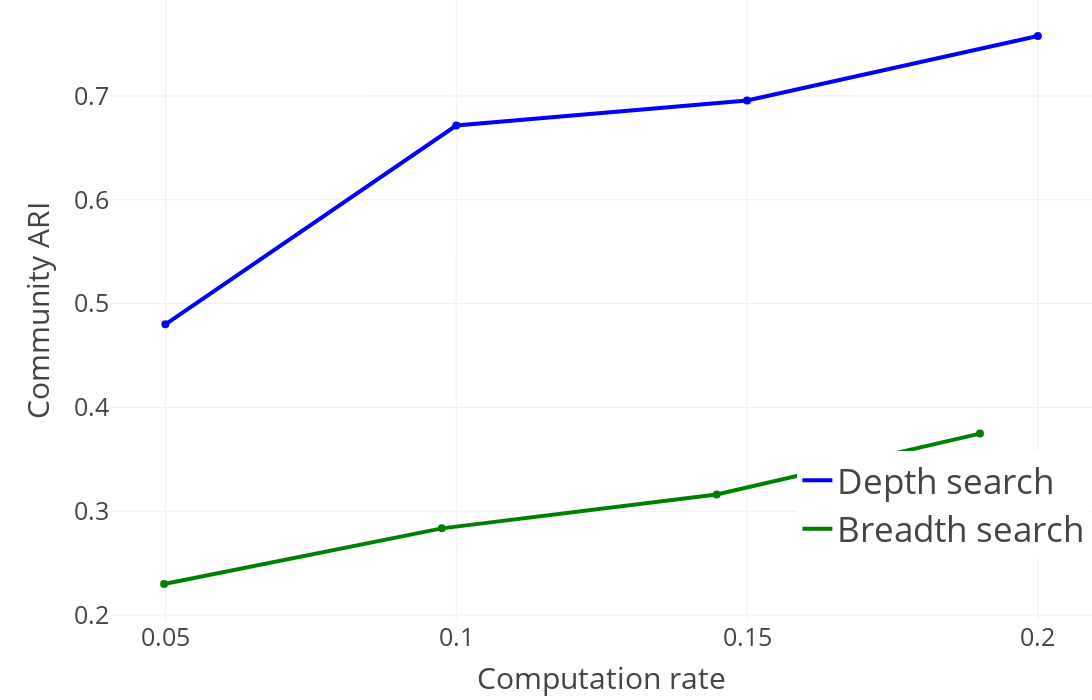

The notebook cell this image was saved under:
### Markdown cell above
### Community ARI for different computation rates using depth search and breadth search (N and SNV frequency filter)

### Code cell
sub_fig = get_computation_rate_plot("adjusted_rand_index", depth_vs_breadth_search_evaluation, "Community ARI", legend=dict(
            x=0.7,
            y=0.1,
            xanchor="left",
            yanchor="bottom",
            font=dict(size=35),
        ))
sub_fig.show()

### Figure 1 — Plotly figure (JSON) as saved in the notebook; plotly's stock layout.template omitted (floating-point values rounded to 4 significant figures)
{"data": [{"line": {"color": "blue", "dash": "solid", "width": 4}, "mode": "lines", "name": "Depth search", "type": "scatter", "x": [0.05, 0.1, 0.15, 0.2], "y": [0.4801, 0.6715, 0.6956, 0.7577]}, {"marker": {"color": "blue", "size": 8, "symbol": "circle"}, "mode": "markers", "showlegend": false, "text": "", "type": "scatter", "x": [0.05], "y": [0.4801]}, {"marker": {"color": "blue", "size": 8, "symbol": "circle"}, "mode": "markers", "showlegend": false, "text": "", "type": "scatter", "x": [0.1], "y": [0.6715]}, {"marker": {"color": "blue", "size": 8, "symbol": "circle"}, "mode": "markers", "showlegend": false, "text": "", "type": "scatter", "x": [0.15], "y": [0.6956]}, {"marker": {"color": "blue", "size": 8, "symbol": "circle"}, "mode": "markers", "showlegend": false, "text": "", "type": "scatter", "x": [0.2], "y": [0.7577]}, {"line": {"color": "green", "dash": "solid", "width": 4}, "mode": "lines", "name": "Breadth search", "type": "scatter", "x": [0.04977, 0.09752, 0.1448, 0.19], "y": [0.2299, 0.2835, 0.316, 0.3748]}, {"marker": {"color": "green", "size": 8, "symbol": "circle"}, "mode": "markers", "showlegend": false, "text": "", "type": "scatter", "x": [0.04977], "y": [0.2299]}, {"marker": {"color": "green", "size": 8, "symbol": "circle"}, "mode": "markers", "showlegend": false, "text": "", "type": "scatter", "x": [0.09752], "y": [0.2835]}, {"marker": {"color": "green", "size": 8, "symbol": "circle"}, "mode": "markers", "showlegend": false, "text": "", "type": "scatter", "x": [0.1448], "y": [0.316]}, {"marker": {"color": "green", "size": 8, "symbol": "circle"}, "mode": "markers", "showlegend": false, "text": "", "type": "scatter", "x": [0.19], "y": [0.3748]}], "layout": {"font": {"size": 25}, "height": 700, "legend": {"font": {"size": 35}, "x": 0.7, "xanchor": "left", "y": 0.1, "yanchor": "bottom"}, "margin": {"b": 80, "l": 110, "r": 0, "t": 0}, "width": 1200, "xaxis": {"autorange": true, "range": [0.04057, 0.2092], "tickmode": "array", "tickvals": [0.05, 0.1, 0.15, 0.2], "title": {"text": "Computation rate"}, "type": "linear"}, "yaxis": {"autorange": true, "range": [0.1952, 0.7924], "title": {"text": "Community ARI"}, "type": "linear"}}}
